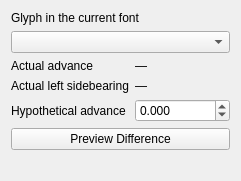
<?xml version="1.0" encoding="UTF-8"?>
<!-- this_file: src/fontlab_python_lessons/resources/glyph-metrics-form.ui -->
<!-- SPDX-License-Identifier: Apache-2.0; adapted owned form, see provenance/models.json. -->
<ui version="4.0">
 <class>GlyphMetricsForm</class>
 <widget class="QWidget" name="GlyphMetricsForm">
  <layout class="QVBoxLayout" name="formLayout">
   <item><widget class="QLabel" name="glyphLabel"><property name="text"><string>Glyph in the current font</string></property></widget></item>
   <item><widget class="QComboBox" name="glyphName"/></item>
   <item><layout class="QFormLayout" name="metricFields">
    <item row="0" column="0"><widget class="QLabel" name="advanceLabel"><property name="text"><string>Actual advance</string></property></widget></item>
    <item row="0" column="1"><widget class="QLabel" name="actualAdvance"><property name="text"><string>—</string></property></widget></item>
    <item row="1" column="0"><widget class="QLabel" name="lsbLabel"><property name="text"><string>Actual left sidebearing</string></property></widget></item>
    <item row="1" column="1"><widget class="QLabel" name="actualLsb"><property name="text"><string>—</string></property></widget></item>
    <item row="2" column="0"><widget class="QLabel" name="previewLabel"><property name="text"><string>Hypothetical advance</string></property></widget></item>
    <item row="2" column="1"><widget class="QDoubleSpinBox" name="advanceBox"><property name="decimals"><number>3</number></property><property name="minimum"><double>-1000000000.000000000000000</double></property><property name="maximum"><double>1000000000.000000000000000</double></property></widget></item>
   </layout></item>
   <item><widget class="QPushButton" name="previewButton"><property name="text"><string>Preview Difference</string></property></widget></item>
   <item><widget class="QLabel" name="resultLabel"><property name="text"><string/></property><property name="wordWrap"><bool>true</bool></property></widget></item>
  </layout>
 </widget>
 <resources/>
 <connections/>
</ui>
